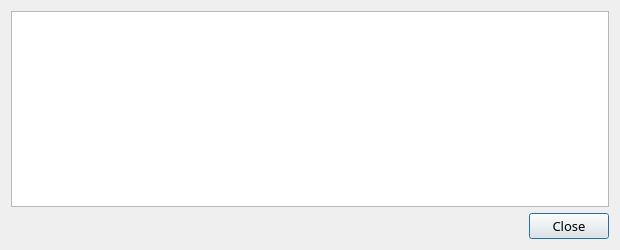
<?xml version="1.0" encoding="UTF-8"?>
<ui version="4.0">
 <class>TransactionDescDialog</class>
 <widget class="QDialog" name="TransactionDescDialog">
  <property name="geometry">
   <rect>
    <x>0</x>
    <y>0</y>
    <width>620</width>
    <height>250</height>
   </rect>
  </property>
  <property name="windowTitle">
   <string>Transaction details</string>
  </property>
  <layout class="QVBoxLayout" name="verticalLayout">
   <item>
    <widget class="QTextEdit" name="detailText">
     <property name="font">
      <font>
       <family>Ubuntu Condensed</family>
       <pointsize>10</pointsize>
      </font>
     </property>
     <property name="toolTip">
      <string>This pane shows a detailed description of the transaction</string>
     </property>
     <property name="readOnly">
      <bool>true</bool>
     </property>
    </widget>
   </item>
   <item>
    <widget class="QDialogButtonBox" name="buttonBox">
     <property name="font">
      <font>
       <family>Ubuntu Condensed</family>
       <pointsize>10</pointsize>
      </font>
     </property>
     <property name="orientation">
      <enum>Qt::Horizontal</enum>
     </property>
     <property name="standardButtons">
      <set>QDialogButtonBox::Close</set>
     </property>
    </widget>
   </item>
  </layout>
 </widget>
 <resources/>
 <connections>
  <connection>
   <sender>buttonBox</sender>
   <signal>accepted()</signal>
   <receiver>TransactionDescDialog</receiver>
   <slot>accept()</slot>
   <hints>
    <hint type="sourcelabel">
     <x>248</x>
     <y>254</y>
    </hint>
    <hint type="destinationlabel">
     <x>157</x>
     <y>274</y>
    </hint>
   </hints>
  </connection>
  <connection>
   <sender>buttonBox</sender>
   <signal>rejected()</signal>
   <receiver>TransactionDescDialog</receiver>
   <slot>reject()</slot>
   <hints>
    <hint type="sourcelabel">
     <x>316</x>
     <y>260</y>
    </hint>
    <hint type="destinationlabel">
     <x>286</x>
     <y>274</y>
    </hint>
   </hints>
  </connection>
 </connections>
</ui>
